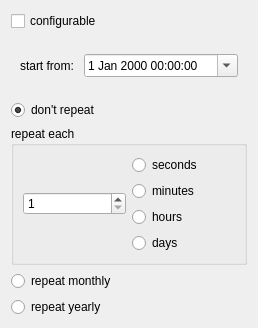
<?xml version="1.0" encoding="UTF-8"?>
<ui version="4.0">
 <class>TimerBlockEditorWidget</class>
 <widget class="QWidget" name="TimerBlockEditorWidget">
  <property name="geometry">
   <rect>
    <x>0</x>
    <y>0</y>
    <width>258</width>
    <height>328</height>
   </rect>
  </property>
  <property name="windowTitle">
   <string>Form</string>
  </property>
  <layout class="QVBoxLayout" name="verticalLayout_2">
   <item>
    <widget class="QCheckBox" name="configurableCheck">
     <property name="text">
      <string>configurable</string>
     </property>
    </widget>
   </item>
   <item>
    <widget class="QWidget" name="widget" native="true">
     <layout class="QHBoxLayout" name="horizontalLayout" stretch="0,1">
      <item>
       <widget class="QLabel" name="label">
        <property name="text">
         <string>start from: </string>
        </property>
       </widget>
      </item>
      <item>
       <widget class="QDateTimeEdit" name="startTimeEdit">
        <property name="calendarPopup">
         <bool>true</bool>
        </property>
       </widget>
      </item>
     </layout>
    </widget>
   </item>
   <item>
    <widget class="QRadioButton" name="singleBtn">
     <property name="text">
      <string>don't repeat</string>
     </property>
     <property name="checked">
      <bool>true</bool>
     </property>
    </widget>
   </item>
   <item>
    <widget class="QGroupBox" name="groupBox">
     <property name="title">
      <string>repeat each</string>
     </property>
     <layout class="QHBoxLayout" name="horizontalLayout_2">
      <item>
       <widget class="QSpinBox" name="repeatIntervalEdit">
        <property name="minimum">
         <number>1</number>
        </property>
        <property name="maximum">
         <number>999999999</number>
        </property>
       </widget>
      </item>
      <item>
       <widget class="QWidget" name="widget_2" native="true">
        <layout class="QVBoxLayout" name="verticalLayout">
         <property name="leftMargin">
          <number>0</number>
         </property>
         <property name="topMargin">
          <number>0</number>
         </property>
         <property name="rightMargin">
          <number>0</number>
         </property>
         <property name="bottomMargin">
          <number>0</number>
         </property>
         <item>
          <widget class="QRadioButton" name="secBtn">
           <property name="text">
            <string>seconds</string>
           </property>
          </widget>
         </item>
         <item>
          <widget class="QRadioButton" name="minBtn">
           <property name="text">
            <string>minutes</string>
           </property>
          </widget>
         </item>
         <item>
          <widget class="QRadioButton" name="hourBtn">
           <property name="text">
            <string>hours</string>
           </property>
          </widget>
         </item>
         <item>
          <widget class="QRadioButton" name="daysBtn">
           <property name="text">
            <string>days</string>
           </property>
          </widget>
         </item>
        </layout>
       </widget>
      </item>
     </layout>
    </widget>
   </item>
   <item>
    <widget class="QRadioButton" name="monthBtn">
     <property name="text">
      <string>repeat monthly</string>
     </property>
    </widget>
   </item>
   <item>
    <widget class="QRadioButton" name="yearlyBtn">
     <property name="text">
      <string>repeat yearly</string>
     </property>
    </widget>
   </item>
  </layout>
 </widget>
 <resources/>
 <connections/>
</ui>
